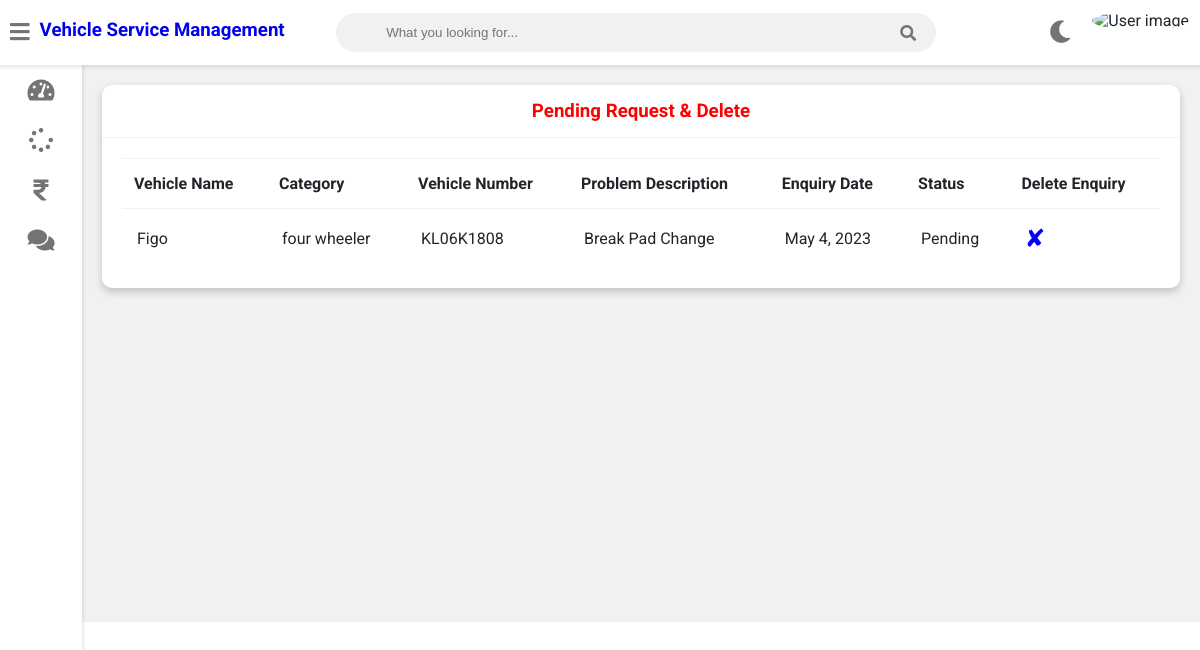
/customer-view-request (signed in), run on an earlier commit of the app's database.
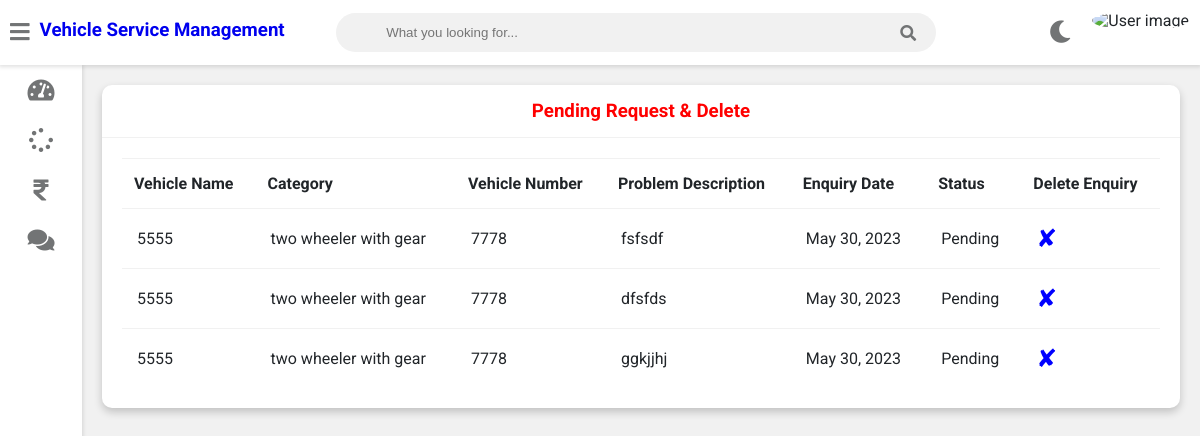
And on a later commit of the database.
### vehicle/models.py (models this page shows, shortened)
class Request(models.Model):
    cat=(('two wheeler with gear','two wheeler with gear'),('two wheeler without gear','two wheeler without gear'),('four wheeler','four wheeler'))
    category=models.CharField(max_length=50,choices=cat)
    vehicle_no = models.CharField(max_length=20,null=False)
    vehicle_name = models.CharField(max_length=40,null=False)
    vehicle_model = models.CharField(max_length=40,null=False)
    vehicle_brand = models.CharField(max_length=40,null=False)
    Km_Driven = models.PositiveIntegerField(max_length=40,null=True,blank=True)
    problem_description = models.CharField(max_length=500,null=False)
    date=models.DateField(auto_now=True)
    cost=models.PositiveIntegerField(null=True)
    customer=models.ForeignKey('Customer', on_delete=models.CASCADE,null=True)
    mechanic=models.ForeignKey('Mechanic',on_delete=models.CASCADE,null=True)
    stat=(('Pending','Pending'),('Approved','Approved'),('Repairing','Repairing'),('Repairing Done','Repairing Done'),('Released','Released'))
    status=models.CharField(max_length=50,choices=stat,default='Pending',null=True)

### vehicle/views.py (the view)
# urls.py: path('customer-view-request',views.customer_view_request_view,name='customer-view-request'),
@login_required(login_url='customerlogin')
@user_passes_test(is_customer)
def customer_view_request_view(request):
    customer=models.Customer.objects.get(user_id=request.user.id)
    enquiries=models.Request.objects.all().filter(customer_id=customer.id , status="Pending")
    return render(request,'vehicle/customer_view_request.html',{'customer':customer,'enquiries':enquiries})

### vehicle/views.py (called while the page is built)
def is_customer(user):
    return user.groups.filter(name='CUSTOMER').exists()

### templates/vehicle/customer_view_request.html
{% extends 'vehicle/customerbase.html' %}
{% block content %}
	<div class="wrapper">
		<div class="row">
			<div class="col-12 col-m-12 col-sm-12">
				<div class="card">
					<div class="card-header">
						<h3 style="color:red; text-align:center" >Pending Request & Delete
						</h3>
					</div>
					<div class="card-content">
						<table>
							<thead>
                <tr>
                  <th>Vehicle Name</th>
                  <th>Category</th>
                  <th>Vehicle Number</th>
                  <th>Problem Description</th>
                  <th>Enquiry Date</th>
                  <th>Status</th>
								  <th>Delete Enquiry</th>
                </tr>
							</thead>
							<tbody>
                {% for enq in enquiries %}
                <tr>
                  <td>{{enq.vehicle_name}}</td>
                  <td>{{enq.category}}</td>
                  <td>{{enq.vehicle_no}}</td>
                  <td>{{enq.problem_description}}</td>
                  <td>{{enq.date}}</td>
                  <td>{{enq.status}}</td>
                  <td><a style="color:blue; text-decoration:none;font-size:25px;"href="{% url 'customer-delete-request' enq.id  %}">&#10008;</a></td>
                </tr>
                {% endfor %}
							</tbody>
						</table>
					</div>
				</div>
			</div>
		</div>
<br><br><br><br><br><br><br><br><br><br><br><br><br><br><br><br>
	</div>
{% endblock content %}

What changed in the data, as far as the page shows it:
removed Request: vehicle_name "Figo", category "four wheeler", vehicle_no "KL06K1808", problem_description "Break Pad Change", date "May 4, 2023", status "Pending"
added Request: vehicle_name "5555", category "two wheeler with gear", vehicle_no "7778", problem_description "fsfsdf", date "May 30, 2023", status "Pending"
added Request: vehicle_name "5555", category "two wheeler with gear", vehicle_no "7778", problem_description "dfsfds", date "May 30, 2023", status "Pending"
added Request: vehicle_name "5555", category "two wheeler with gear", vehicle_no "7778", problem_description "ggkjjhj", date "May 30, 2023", status "Pending"
